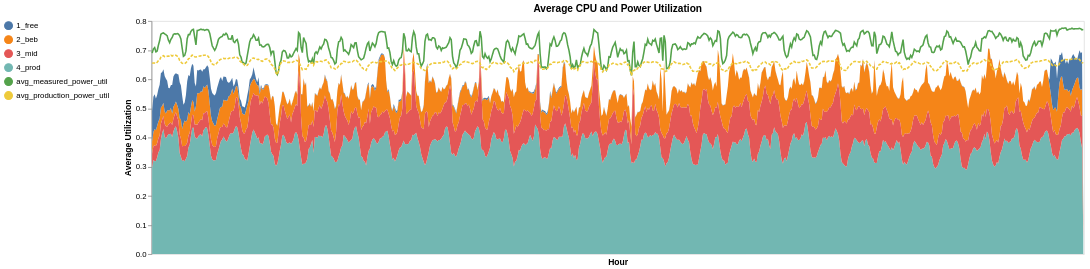

Here is the notebook cell this chart was saved with:
### Markdown cell above
Plot power utilization on top of the CPU utilization graph.

### Code cell
# CPU graph
cpu = alt.Chart().mark_area().encode(
        alt.X('hour_index:N'),
        alt.Y('avg_cpu_usage:Q'),
        color=alt.Color('tier', legend=alt.Legend(orient="left", title=None)),
        order=alt.Order('tier', sort='descending'),
        tooltip=['tier:N', 'avg_cpu_usage:Q']
  )
cpu.encoding.x.title = "Hour"
cpu.encoding.y.title = "Average Utilization"


# Power Utilization graph
pu = (
    alt.Chart()
    .transform_fold(['avg_measured_power_util', 'avg_production_power_util'])
    .encode(
        alt.X(
            'hour_index:N',
            axis=alt.Axis(labels=False, domain=False, ticks=False),
        ),
        alt.Y('value:Q'),
        color=alt.Color('key:N', legend=None),
        strokeDash=alt.StrokeDash('key:N', legend=None),
        tooltip=['hour_index:N', 'key:N', 'value:Q']
    )
    .mark_line().properties(title=alt.datum.cell + ': ' + alt.datum.cluster)
)


alt.layer(cpu, pu, data=hourly_usage).properties(
    width=1200,
    height=300,
    title="Average CPU and Power Utilization").configure_axis(grid=False)

### Figure 1 — Vega-Lite specification as saved in the notebook (floating-point values rounded to 4 significant figures; data arrays with more than 128 entries replaced by an {"elided": "..."} marker saying what was removed)
{"config": {"view": {"continuousWidth": 300, "continuousHeight": 300}, "axis": {"grid": false}}, "layer": [{"mark": {"type": "area"}, "encoding": {"color": {"field": "tier", "legend": {"orient": "left", "title": null}, "type": "nominal"}, "order": {"field": "tier", "sort": "descending", "type": "nominal"}, "tooltip": [{"field": "tier", "type": "nominal"}, {"field": "avg_cpu_usage", "type": "quantitative"}], "x": {"field": "hour_index", "title": "Hour", "type": "nominal"}, "y": {"field": "avg_cpu_usage", "title": "Average Utilization", "type": "quantitative"}}}, {"mark": {"type": "line"}, "encoding": {"color": {"field": "key", "legend": null, "type": "nominal"}, "strokeDash": {"field": "key", "legend": null, "type": "nominal"}, "tooltip": [{"field": "hour_index", "type": "nominal"}, {"field": "key", "type": "nominal"}, {"field": "value", "type": "quantitative"}], "x": {"axis": {"domain": false, "labels": false, "ticks": false}, "field": "hour_index", "type": "nominal"}, "y": {"field": "value", "type": "quantitative"}}, "title": "((datum.cell + ': ') + datum.cluster)", "transform": [{"fold": ["avg_measured_power_util", "avg_production_power_util"]}]}], "data": {"name": "data-86941d9a125abe4d4935101a10269c51"}, "height": 300, "title": "Average CPU and Power Utilization", "width": 1200, "$schema": "https://vega.github.io/schema/vega-lite/v5.20.1.json", "datasets": {"data-86941d9a125abe4d4935101a10269c51": {"elided": "2980 records"}}}
